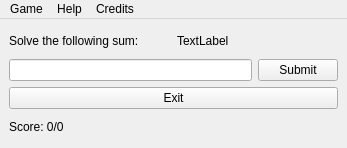
<?xml version="1.0" encoding="UTF-8"?>
<ui version="4.0">
 <class>SumGenerator</class>
 <widget class="QMainWindow" name="SumGenerator">
  <property name="geometry">
   <rect>
    <x>0</x>
    <y>0</y>
    <width>347</width>
    <height>148</height>
   </rect>
  </property>
  <property name="windowTitle">
   <string>SumGenerator</string>
  </property>
  <property name="styleSheet">
   <string notr="true"/>
  </property>
  <widget class="QWidget" name="centralwidget">
   <layout class="QGridLayout" name="gridLayout">
    <item row="3" column="0">
     <layout class="QHBoxLayout" name="horizontalLayout_3">
      <item>
       <widget class="QLabel" name="lblScore">
        <property name="text">
         <string>Score: 0/0</string>
        </property>
       </widget>
      </item>
     </layout>
    </item>
    <item row="1" column="0">
     <widget class="QLineEdit" name="lineEditAnswer"/>
    </item>
    <item row="1" column="1">
     <widget class="QPushButton" name="btnSubmit">
      <property name="text">
       <string>Submit</string>
      </property>
     </widget>
    </item>
    <item row="0" column="0" colspan="2">
     <layout class="QHBoxLayout" name="horizontalLayout_2">
      <item>
       <widget class="QLabel" name="lblSolve">
        <property name="text">
         <string>Solve the following sum: </string>
        </property>
       </widget>
      </item>
      <item>
       <widget class="QLabel" name="lblExpression">
        <property name="text">
         <string>TextLabel</string>
        </property>
       </widget>
      </item>
     </layout>
    </item>
    <item row="2" column="0" colspan="2">
     <widget class="QPushButton" name="btnExit">
      <property name="text">
       <string>Exit</string>
      </property>
     </widget>
    </item>
    <item row="3" column="1">
     <widget class="QLabel" name="lblPercent">
      <property name="text">
       <string/>
      </property>
     </widget>
    </item>
   </layout>
  </widget>
  <widget class="QMenuBar" name="menubar">
   <property name="geometry">
    <rect>
     <x>0</x>
     <y>0</y>
     <width>347</width>
     <height>22</height>
    </rect>
   </property>
   <widget class="QMenu" name="menuHelp">
    <property name="title">
     <string>Help</string>
    </property>
    <addaction name="actionContext"/>
    <addaction name="actionAbou"/>
   </widget>
   <widget class="QMenu" name="menuFile">
    <property name="title">
     <string>Game</string>
    </property>
    <addaction name="actionRating"/>
    <addaction name="actionRestart"/>
    <addaction name="separator"/>
    <addaction name="actionExit"/>
    <addaction name="separator"/>
   </widget>
   <widget class="QMenu" name="menuCredits">
    <property name="title">
     <string>Credits</string>
    </property>
    <addaction name="actionCSS"/>
   </widget>
   <addaction name="menuFile"/>
   <addaction name="menuHelp"/>
   <addaction name="menuCredits"/>
  </widget>
  <action name="actionContext">
   <property name="icon">
    <iconset resource="resource.qrc">
     <normaloff>:/img/img/info.jpg</normaloff>:/img/img/info.jpg</iconset>
   </property>
   <property name="text">
    <string>Context Help</string>
   </property>
  </action>
  <action name="actionAbou">
   <property name="icon">
    <iconset resource="resource.qrc">
     <normaloff>:/img/img/about.png</normaloff>:/img/img/about.png</iconset>
   </property>
   <property name="text">
    <string>About</string>
   </property>
  </action>
  <action name="actionRestart">
   <property name="icon">
    <iconset resource="resource.qrc">
     <normaloff>:/img/img/restart.jpg</normaloff>:/img/img/restart.jpg</iconset>
   </property>
   <property name="text">
    <string>Restart</string>
   </property>
  </action>
  <action name="actionExit">
   <property name="icon">
    <iconset resource="resource.qrc">
     <normaloff>:/img/img/exit.png</normaloff>:/img/img/exit.png</iconset>
   </property>
   <property name="text">
    <string>Exit</string>
   </property>
  </action>
  <action name="actionRating">
   <property name="icon">
    <iconset resource="resource.qrc">
     <normaloff>:/img/img/rating.png</normaloff>:/img/img/rating.png</iconset>
   </property>
   <property name="text">
    <string>Rating</string>
   </property>
  </action>
  <action name="actionCSS">
   <property name="icon">
    <iconset resource="resource.qrc">
     <normaloff>:/img/img/credit.png</normaloff>:/img/img/credit.png</iconset>
   </property>
   <property name="text">
    <string>Styling</string>
   </property>
  </action>
 </widget>
 <resources>
  <include location="resource.qrc"/>
 </resources>
 <connections/>
</ui>
